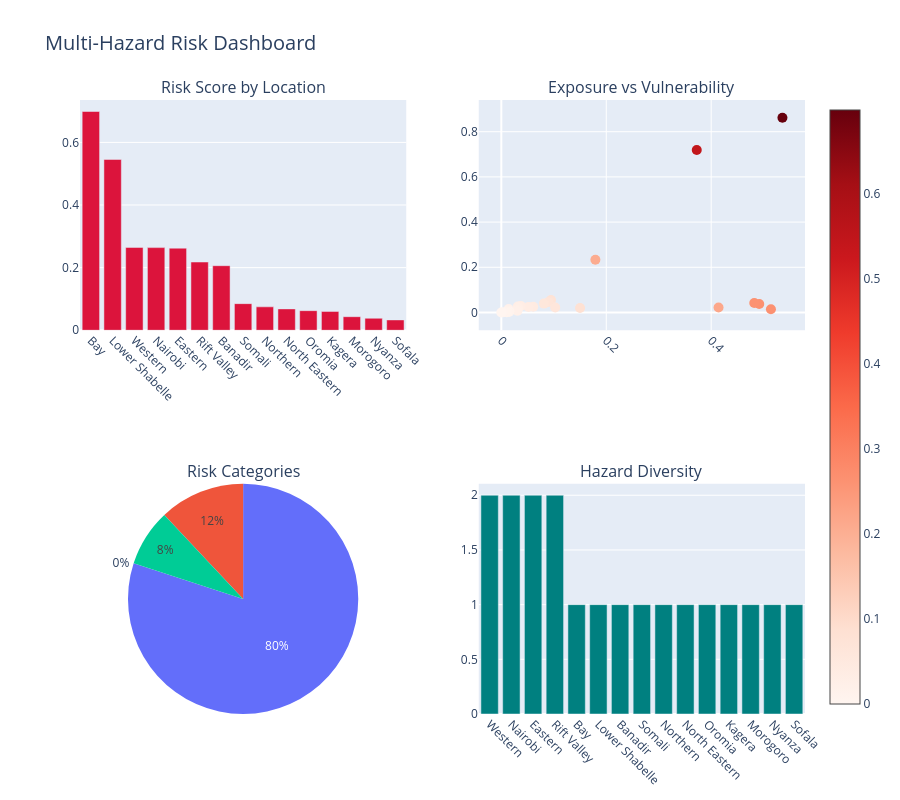

Write notebook code for a chart like this one.
### Markdown cell above
## 8. Interactive Risk Dashboard

### Code cell
if df is not None:
    fig = create_risk_dashboard(risk_assessment, 
                                title='Multi-Hazard Risk Dashboard')
    fig.show()
    
    fig.write_html(FIGURES_DIR / '05_risk_dashboard.html')
    print("\n✓ Interactive dashboard saved to outputs/figures/05_risk_dashboard.html")

### Figure 1 — Plotly figure (JSON) as saved in the notebook; plotly's stock layout.template omitted (floating-point values rounded to 4 significant figures)
{"data": [{"marker": {"color": "crimson"}, "name": "Risk Score", "type": "bar", "x": ["Bay", "Lower Shabelle", "Western", "Nairobi", "Eastern", "Rift Valley", "Banadir", "Somali", "Northern", "North Eastern", "Oromia", "Kagera", "Morogoro", "Nyanza", "Sofala"], "xaxis": "x", "y": [0.6987, 0.5456, 0.2646, 0.264, 0.2622, 0.2179, 0.2062, 0.08504, 0.0748, 0.06823, 0.06258, 0.06023, 0.0433, 0.03833, 0.03304], "yaxis": "y"}, {"marker": {"color": [0.6987, 0.5456, 0.2646, 0.264, 0.2622, 0.2179, 0.2062, 0.08504, 0.0748, 0.06823, 0.06258, 0.06023, 0.0433, 0.03833, 0.03304, 0.02909, 0.02621, 0.01932, 0.01476, 0.01018, 0.008608, 0.0084, 0.005886, 0.002529, 0.0], "colorscale": [[0, "rgb(255,245,240)"], [0.125, "rgb(254,224,210)"], [0.25, "rgb(252,187,161)"], [0.375, "rgb(252,146,114)"], [0.5, "rgb(251,106,74)"], [0.625, "rgb(239,59,44)"], [0.75, "rgb(203,24,29)"], [0.875, "rgb(165,15,21)"], [1, "rgb(103,0,13)"]], "showscale": true, "size": 10}, "mode": "markers", "name": "Locations", "text": ["Bay", "Lower Shabelle", "Western", "Nairobi", "Eastern", "Rift Valley", "Banadir", "Somali", "Northern", "North Eastern", "Oromia", "Kagera", "Morogoro", "Nyanza", "Sofala", "Nampula", "Central", "Addis Ababa", "Toamasina", "Dar es Salaam", "Coast", "Southern Nations", "Afar", "Mwanza", "Kilimanjaro"], "type": "scatter", "x": [0.5358, 0.3725, 0.4915, 0.5139, 0.4821, 0.414, 0.1793, 0.15, 0.09475, 0.09008, 0.1028, 0.08109, 0.0609, 0.05188, 0.03691, 0.03132, 0.03194, 0.03086, 0.01399, 0.01541, 0.01209, 0.0144, 0.0102, 0.003552, 0.0], "xaxis": "x2", "y": [0.8616, 0.7187, 0.03763, 0.01409, 0.04228, 0.02178, 0.2332, 0.02003, 0.05485, 0.04638, 0.0224, 0.03937, 0.0257, 0.02479, 0.02916, 0.02687, 0.02047, 0.007781, 0.01552, 0.004959, 0.005125, 0.002401, 0.001567, 0.001505, 0.0], "yaxis": "y2"}, {"domain": {"x": [0, 0.45], "y": [0, 0.375]}, "labels": ["Low", "Medium", "High", "Very High"], "name": "Risk Categories", "type": "pie", "values": [20, 3, 2, 0]}, {"marker": {"color": "teal"}, "name": "Hazard Types", "type": "bar", "x": ["Western", "Nairobi", "Eastern", "Rift Valley", "Bay", "Lower Shabelle", "Banadir", "Somali", "Northern", "North Eastern", "Oromia", "Kagera", "Morogoro", "Nyanza", "Sofala"], "xaxis": "x3", "y": [2, 2, 2, 2, 1, 1, 1, 1, 1, 1, 1, 1, 1, 1, 1], "yaxis": "y3"}], "layout": {"annotations": [{"font": {"size": 16}, "showarrow": false, "text": "Risk Score by Location", "x": 0.225, "xanchor": "center", "xref": "paper", "y": 1, "yanchor": "bottom", "yref": "paper"}, {"font": {"size": 16}, "showarrow": false, "text": "Exposure vs Vulnerability", "x": 0.775, "xanchor": "center", "xref": "paper", "y": 1, "yanchor": "bottom", "yref": "paper"}, {"font": {"size": 16}, "showarrow": false, "text": "Risk Categories", "x": 0.225, "xanchor": "center", "xref": "paper", "y": 0.375, "yanchor": "bottom", "yref": "paper"}, {"font": {"size": 16}, "showarrow": false, "text": "Hazard Diversity", "x": 0.775, "xanchor": "center", "xref": "paper", "y": 0.375, "yanchor": "bottom", "yref": "paper"}], "height": 800, "showlegend": false, "title": {"font": {"size": 20}, "text": "Multi-Hazard Risk Dashboard"}, "xaxis": {"anchor": "y", "domain": [0, 0.45], "tickangle": 45}, "xaxis2": {"anchor": "y2", "domain": [0.55, 1], "tickangle": 45}, "xaxis3": {"anchor": "y3", "domain": [0.55, 1], "tickangle": 45}, "yaxis": {"anchor": "x", "domain": [0.625, 1]}, "yaxis2": {"anchor": "x2", "domain": [0.625, 1]}, "yaxis3": {"anchor": "x3", "domain": [0, 0.375]}}}
